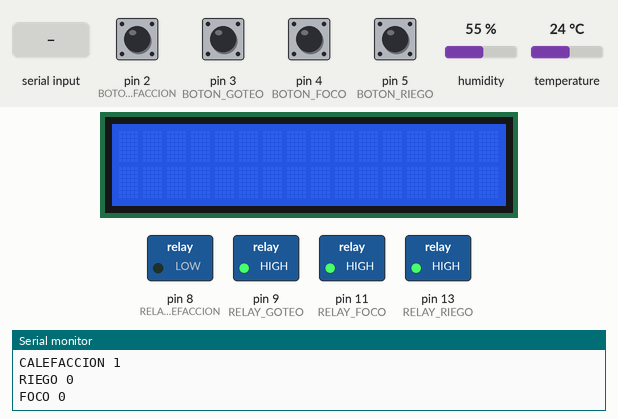
Simulated run of this sketch. Board: Arduino Mega 2560, built with avr-gcc and run on an emulated ATmega2560. On the bench: 16×2 character LCD, switched loads named in the sketch (green lamp = pin HIGH), the last lines printed to the serial monitor. Dashed ring = blinking. The test bench sets the inputs (shaded band); at power-on: pin 2 (BOTON_CALEFACCION), pin 3 (BOTON_GOTEO), pin 4 (BOTON_FOCO), pin 5 (BOTON_RIEGO) LOW, temperature 24 °C, humidity 55 %.

Above: at 1.2 s.
1.3 s: pin 4 (BOTON_FOCO) pulled HIGH for 1 s
At 3.4 s:
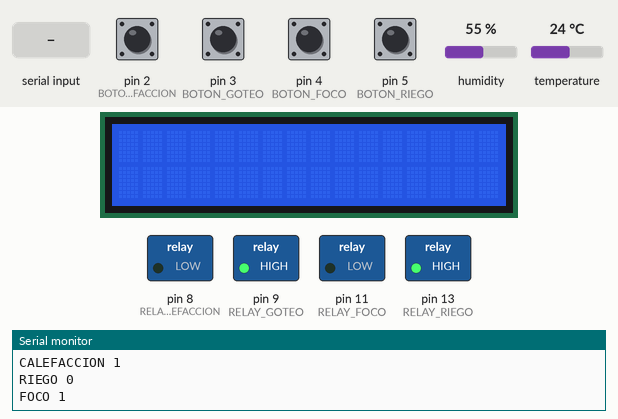
7.6 s: temperature set to 27 °C
At 10.7 s:
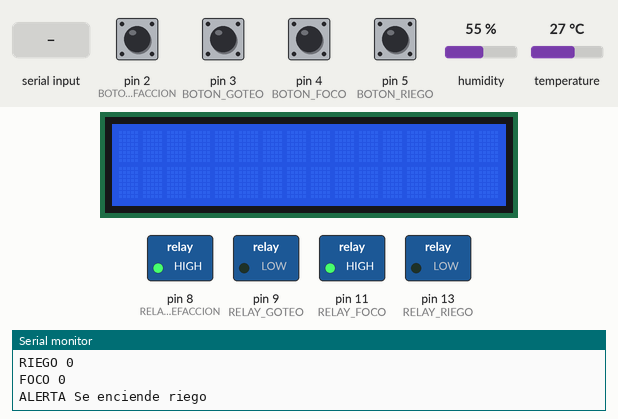
11.5 s: "RIEGO" received over Serial
At 16.5 s:
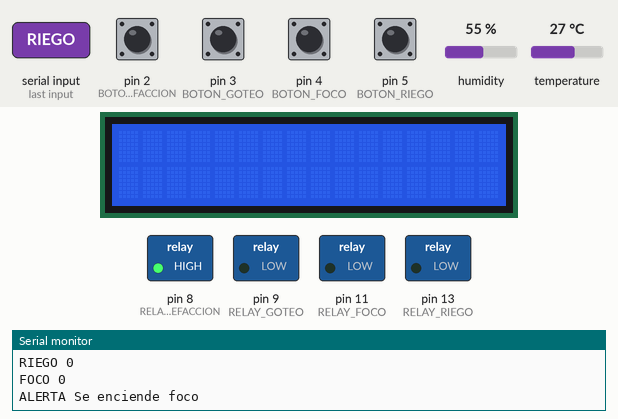
17.5 s: pin 5 (BOTON_RIEGO) pulled HIGH for 1 s
At 17.8 s:
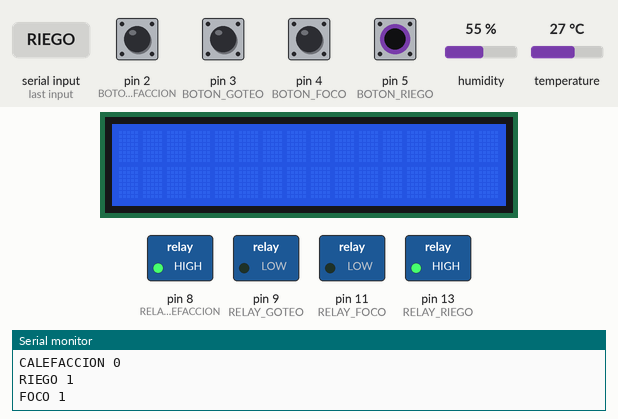
20.0 s: humidity set to 78 %
24.8 s: humidity set to 81 %
At 27.4 s:
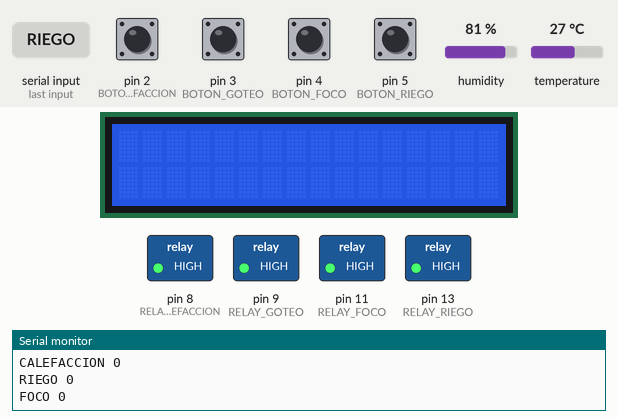
Timing chart, 0 to 35.6 s (numbered marks = the images above; inputs shaded):
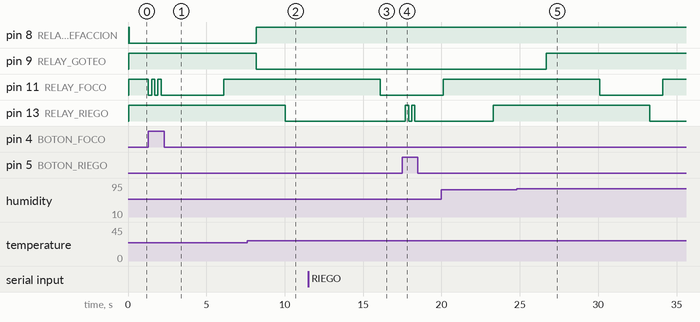

Measured:
- the behaviour switches between 25 and 26 °C on temperature (found by bisection; images 1 and 2)
- the behaviour switches between 79 and 80 % on humidity (found by bisection; images 4 and 5)
- after the input at 1.3 s, pin 11 (RELAY_FOCO): goes LOW 0.20 s, HIGH 0.20 s, LOW 0.20 s, HIGH 0.21 s, LOW 4.0 s, then HIGH, starting at once
- after the input at 7.6 s, pin 8 (RELAY_CALEFACCION): LOW → HIGH after 0.58 s; pin 9 (RELAY_GOTEO): HIGH → LOW after 0.58 s
- after the input at 11.5 s, pin 13 (RELAY_RIEGO): stays LOW (without the input it goes to HIGH after 3.5 s)
- after the input at 17.5 s, pin 13 (RELAY_RIEGO): alternates HIGH for 0.20 s and LOW for 0.20 s, 4 changes in all, then stays LOW, starting after 0.20 s
- after the input at 24.8 s, pin 9 (RELAY_GOTEO): LOW → HIGH after 1.9 s

The sketch:

Homozetas.ino
```cpp
#include <DHT.h>
#include <LiquidCrystal.h>

#define BAUDIOS 9600
#define DHTPIN 7
#define DHTTYPE DHT11

const byte BOTON_CALEFACCION = 2;
const byte BOTON_GOTEO = 3;
const byte BOTON_FOCO = 4;
const byte BOTON_RIEGO = 5;
const byte BOTON_INICIO = 24;

const byte RELAY_CALEFACCION = 8;
const byte RELAY_GOTEO = 9;
const byte RELAY_FOCO = 11;
const byte RELAY_RIEGO = 13;

const byte RS = 22;
const byte ENABLE = 24;
const byte D4 = 30;
const byte D5 = 32;
const byte D6 = 34;
const byte D7 = 36;

const unsigned long DIA = 86400000;
const unsigned long PRESIONADO = 200;

const String TEMPERATURA = String("Temp: ");
const String CENTIGRADOS = String("C");
const String HUMEDAD = String("Hum: ");
const String PORCENTAJE = String("%");


unsigned long TIEMPO_RIEGO_ACTIVO = 5000;
unsigned long TIEMPO_RIEGO_ESPERA = 10000;
unsigned long tiempoRiegoActual = 0;

unsigned long TIEMPO_FOCO_ACTIVO = 4000;
unsigned long TIEMPO_FOCO_ESPERA = 10000;
unsigned long tiempoFocoActual = 0;

unsigned long BOTON_CALEFACCION_TIEMPO = 0;
unsigned long BOTON_GOTEO_TIEMPO = 0;
unsigned long BOTON_FOCO_TIEMPO = 0;
unsigned long BOTON_RIEGO_TIEMPO = 0;
unsigned long BOTON_INICIO_TIEMPO = 0;

unsigned long TIEMPO_DISPLAY_ESPERA = 3000;
unsigned long TIEMPO_DISPLAY_ACTUAL = 0;

unsigned long TIEMPO_SERIAL = 1000;
unsigned long TIEMPO_SERIAL_A = 0;

byte TEMPERATURA_MINIMA = 26;
byte TEMPERATURA_MAXIMA = 28;

byte HUMEDAD_MINIMA = 80;
byte HUMEDAD_MAXIMA = 85;

byte temperaturaActual = 0;
byte humedadActual = 0;

boolean estadoSistema = true;
bool estadoCalefaccion = false;
bool estadoGoteo = false;
bool estadoFoco = false;
bool estadoRiego = false;

byte nuevaHumedadMinima = 255;
byte nuevaHumedadMaxima = 255;
byte nuevaTemperaturaMinima = 255;
byte nuevaTemperaturaMaxima = 255;
unsigned long nuevoFoco = 0;
unsigned long nuevoRiego = 0;

DHT dht(DHTPIN, DHTTYPE);
LiquidCrystal lcd(RS, ENABLE, D4, D5, D6, D7);

void setup() {
  // put your setup code here, to run once:
  dht.begin();
  lcd.begin(16, 2);
  Serial.begin(BAUDIOS);
  pinMode(BOTON_CALEFACCION, INPUT);
  pinMode(BOTON_GOTEO, INPUT);
  pinMode(BOTON_FOCO, INPUT);
  pinMode(BOTON_RIEGO, INPUT);
  pinMode(BOTON_INICIO, INPUT);

  pinMode(RELAY_CALEFACCION, OUTPUT);
  pinMode(RELAY_GOTEO, OUTPUT);
  pinMode(RELAY_FOCO, OUTPUT);
  pinMode(RELAY_RIEGO, OUTPUT);
  digitalWrite(RELAY_CALEFACCION, HIGH);
  digitalWrite(RELAY_GOTEO, HIGH);
  digitalWrite(RELAY_FOCO, HIGH);
  digitalWrite(RELAY_RIEGO, HIGH);
}

void loop() {
  // put your main code here, to run repeatedly:
  unsigned long tiempo = millis();
  if (estadoSistema) {
    temperaturaActual = dht.readTemperature();
    humedadActual = dht.readHumidity();
    if (isnan(temperaturaActual) || isnan(humedadActual)) {
      // Hubo un error al tomar la lectura, problema del sensor
      Serial.println("ERROR AL LEER DEL SENSOR, POR FAVOR, VERIFIQUE");
    }
    printData(tiempo);
    checaTemperaturaHumedad();
    riego(tiempo);
    foco(tiempo);
    checkButtons(tiempo);
    serialEvents(tiempo);
    reset(tiempo);
  } else {
    if (digitalRead(BOTON_INICIO) && (tiempo - BOTON_INICIO_TIEMPO) >= PRESIONADO) {
      estadoSistema = !estadoSistema;
      BOTON_INICIO_TIEMPO = tiempo;
    }
  }
}

void printData(unsigned long tiempo) {
  if (tiempo - TIEMPO_SERIAL_A >= TIEMPO_SERIAL) {
    Serial.println("TEMPERATURA " + String(temperaturaActual) + " " + String(TEMPERATURA_MINIMA) + " " + String(TEMPERATURA_MAXIMA));
    Serial.println("HUMEDAD " + String(humedadActual) + " " + String(HUMEDAD_MINIMA) + " " + String(HUMEDAD_MAXIMA));
    Serial.println("GOTEO " + String(estadoGoteo));
    Serial.println("CALEFACCION " + String(estadoCalefaccion));
    Serial.println("RIEGO " + String(estadoRiego));
    Serial.println("FOCO " + String(estadoFoco));
    TIEMPO_SERIAL_A = tiempo;
  }

}

void checaTemperaturaHumedad() {
  if (temperaturaActual < TEMPERATURA_MINIMA || humedadActual >= HUMEDAD_MAXIMA) {
    // Se enciende calefacción
    if(!estadoCalefaccion)
      Serial.println("ALERTA Se enciende calefacción y apaga goteo");

    estadoGoteo = false;
    estadoCalefaccion = true;
  } else if (temperaturaActual >= TEMPERATURA_MAXIMA || humedadActual < HUMEDAD_MINIMA) {
    // Apaga la calefacción y enciende el Goteo
    if(!estadoGoteo)
      Serial.println("ALERTA Se enciende goteo y apaga calefaccion");

    estadoCalefaccion = false;
    estadoGoteo = true;
  } else {
    estadoCalefaccion = false;
    estadoGoteo = false;
  }
  digitalWrite(RELAY_CALEFACCION, (estadoCalefaccion) ? LOW : HIGH);
  digitalWrite(RELAY_GOTEO, (estadoGoteo) ? LOW : HIGH);
}

void riego(unsigned long tiempo) {
  // SI ESTÁ PRENDIDO EL RIEGO
  if (estadoRiego) {
    if (tiempo - tiempoRiegoActual >= TIEMPO_RIEGO_ACTIVO) {
      estadoRiego = false;
      tiempoRiegoActual = tiempo;
      digitalWrite(RELAY_RIEGO, HIGH);
      Serial.println("ALERTA Se detiene riego");
    }
  } else {
    if (tiempo - tiempoRiegoActual >= TIEMPO_RIEGO_ESPERA) {
      estadoRiego = true;
      tiempoRiegoActual = tiempo;
      digitalWrite(RELAY_RIEGO, LOW);
      Serial.println("ALERTA Se enciende riego");
    }
  }
}

void foco(unsigned long tiempo) {
  // SI ESTÁ PRENDIDO O APAGADO EL FOCO
  if (estadoFoco) {
    if (tiempo - tiempoFocoActual >= TIEMPO_FOCO_ACTIVO) {
      estadoFoco = false;
      tiempoFocoActual = tiempo;
      digitalWrite(RELAY_FOCO, HIGH);
      Serial.println("ALERTA Se detiene foco");
    }
  } else {
    if (tiempo - tiempoFocoActual >= TIEMPO_FOCO_ESPERA) {
      estadoFoco = true;
      tiempoFocoActual = tiempo;
      digitalWrite(RELAY_FOCO, LOW);
      Serial.println("ALERTA Se enciende foco");
    }
  }
}

void checkButtons(unsigned long tiempo) {
  if (digitalRead(BOTON_CALEFACCION) && (tiempo - BOTON_CALEFACCION_TIEMPO) >= PRESIONADO) {
    estadoCalefaccion = !estadoCalefaccion;
    BOTON_CALEFACCION_TIEMPO = tiempo;
  }
  if (digitalRead(BOTON_GOTEO) && (tiempo - BOTON_GOTEO_TIEMPO) >= PRESIONADO) {
    estadoGoteo = !estadoGoteo;
    BOTON_GOTEO_TIEMPO = tiempo;
  }
  if (digitalRead(BOTON_FOCO) && (tiempo - BOTON_FOCO_TIEMPO) >= PRESIONADO) {
    estadoFoco = !estadoFoco;
    tiempoFocoActual = tiempo;
    BOTON_FOCO_TIEMPO = tiempo;
    digitalWrite(RELAY_FOCO, (estadoFoco) ? LOW : HIGH);
  }
  if (digitalRead(BOTON_RIEGO) && (tiempo - BOTON_RIEGO_TIEMPO) >= PRESIONADO) {
    estadoRiego = !estadoRiego;
    tiempoRiegoActual = tiempo;
    BOTON_RIEGO_TIEMPO = tiempo;
    digitalWrite(RELAY_RIEGO, (estadoRiego) ? LOW : HIGH);
  }
}

void serialEvents(unsigned long tiempo) {
  // LEE LOS EVENTOS DEL SERIAL ENVIADOS DESDE EL SERVIDOR PARA GUARDAR NUEVOS VALORES O
  if (Serial.available() != 0) {
    String s = Serial.readString();
    if (s.equals("CALEFACCION")) {
      estadoCalefaccion = !estadoCalefaccion;
    } else if (s.equals("GOTEO")) {
      estadoGoteo = !estadoGoteo;
    } else if (s.equals("FOCO")) {
      estadoFoco = !estadoFoco;
      tiempoFocoActual = tiempo;
    } else if (s.equals("RIEGO")) {
      estadoRiego = !estadoRiego;
      tiempoRiegoActual = tiempo;
    } else {
      byte inicio = s.indexOf(" ");
      byte fin = s.lastIndexOf(" ");
      if (s.startsWith("RIEGO")) {
        nuevoRiego = s.substring(inicio, fin).toInt();
        String intervalo = s.substring(fin);
        switch (intervalo.charAt(intervalo.length() - 1)) {
          case 'H':
            nuevoRiego *= 36000000;
            break;
          case 'M':
            nuevoRiego *= 60000;
            break;
          case 'S':
            nuevoRiego *= 1000;
            break;
        }
      } else if (s.startsWith("TEMPERATURA")) {
        nuevaTemperaturaMinima = s.substring(inicio, fin).toInt();
        nuevaTemperaturaMaxima = s.substring(fin).toInt();
      } else if (s.startsWith("HUMEDAD")) {
        nuevaHumedadMinima = s.substring(inicio, fin).toInt();
        nuevaHumedadMaxima = s.substring(fin).toInt();
      } else if (s.startsWith("FOCO")) {
        nuevoFoco = s.substring(inicio, fin).toInt();
        String intervalo = s.substring(fin);
        switch (intervalo.charAt(intervalo.length() - 1)) {
          case 'H':
            nuevoFoco *= 36000000;
            break;
          case 'M':
            nuevoFoco *= 60000;
            break;
          case 'S':
            nuevoFoco *= 1000;
            break;
        }
      }
    }
  }
}

void reset(unsigned long tiempo) {
  // RESET AL DIA SIGUIENTE SI SE HICIERON CAMBIOS EN LOS TIEMPOS, TEMPERATURA O HUMEDAD
  if (tiempo % DIA == 0) {
    if (nuevoRiego != 0) {
      TIEMPO_RIEGO_ACTIVO = nuevoRiego;
      TIEMPO_RIEGO_ESPERA = DIA - TIEMPO_RIEGO_ACTIVO;
      nuevoRiego = 0;
    }
    if (nuevoFoco != 0) {
      TIEMPO_FOCO_ACTIVO = nuevoFoco;
      TIEMPO_FOCO_ESPERA = DIA - TIEMPO_FOCO_ACTIVO;
      nuevoFoco = 0;
    }
    if (nuevaTemperaturaMinima != 255 && nuevaTemperaturaMinima != 255) {
      TEMPERATURA_MINIMA = nuevaTemperaturaMinima;
      TEMPERATURA_MAXIMA = nuevaTemperaturaMaxima;
      nuevaTemperaturaMinima = nuevaTemperaturaMaxima = 255;
    }
    if (nuevaHumedadMinima != 255 && nuevaHumedadMinima != 255) {
      HUMEDAD_MINIMA = nuevaHumedadMinima;
      HUMEDAD_MAXIMA = nuevaHumedadMaxima;
      nuevaHumedadMinima = nuevaHumedadMaxima = 255;
    }
  }
}
```
